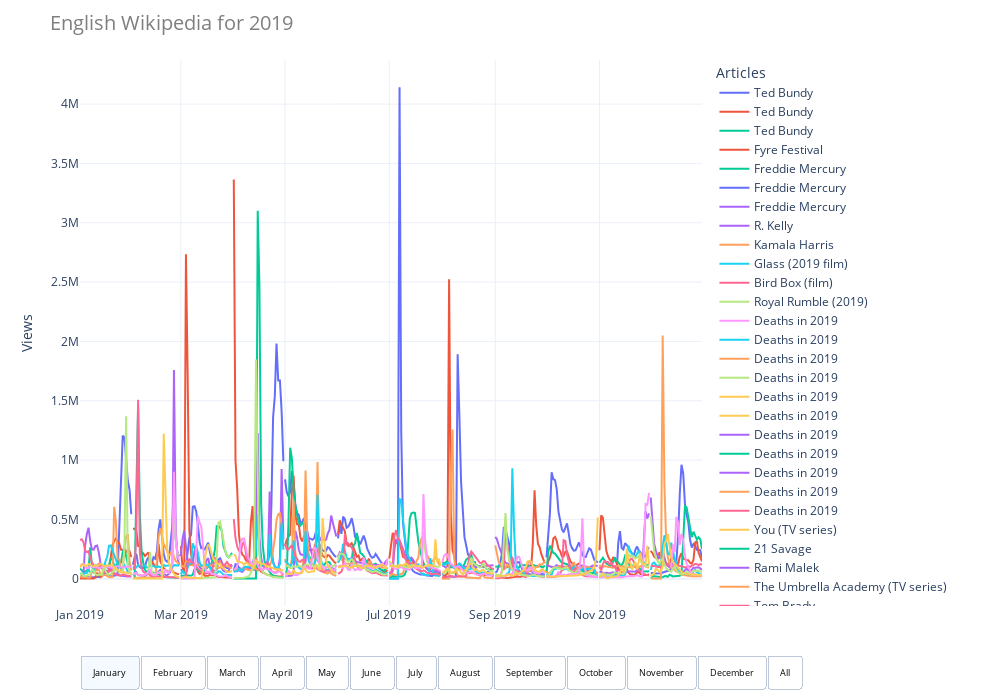

Write notebook code for a chart like this one.
### Code cell
wiki_visual.lang_plot(wiki_en.get_df(), 'total', 'English')
